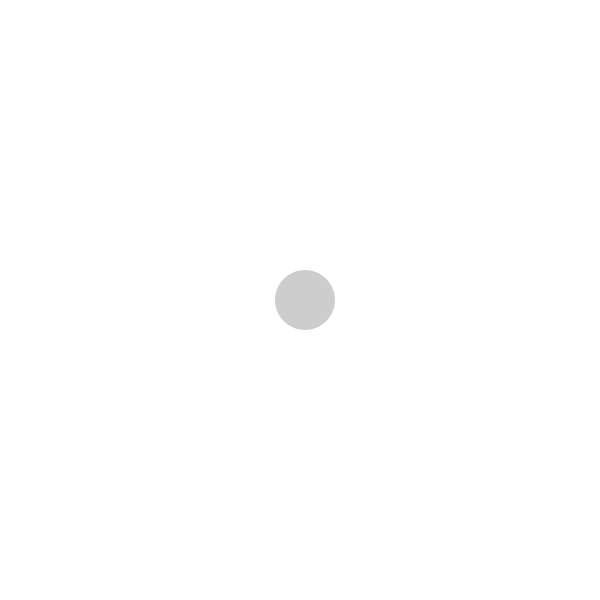
Frame 1 (no input)
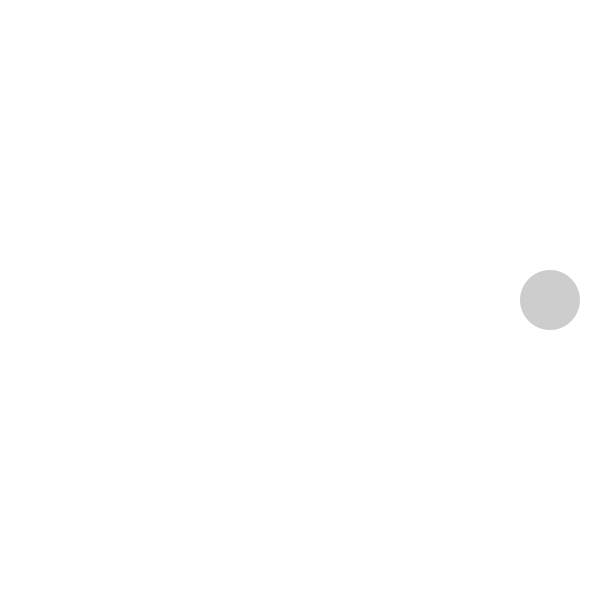
Frame 60 (the mouse pressed at the canvas centre just before this capture)
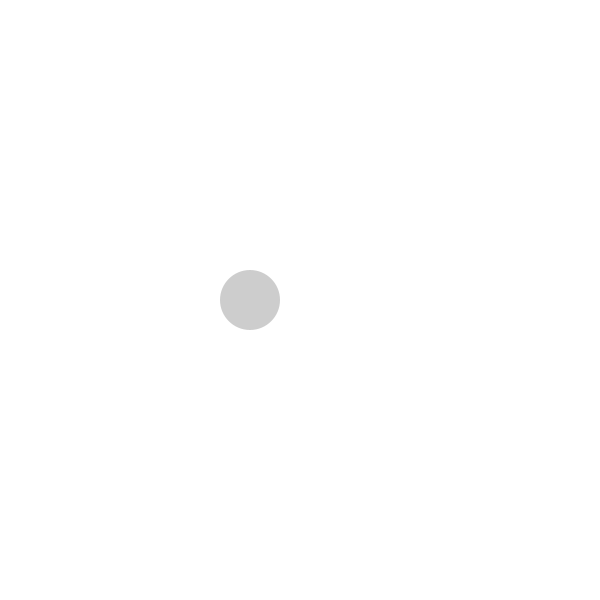
Frame 120 (the mouse held since frame 60 and released just before this capture)

The Processing sketch that drew these frames (run headless with seeded random() and noise(); from frame 60 on, the mouse is pressed at the canvas centre):

// Processing sketch: processing_138510
// ── processing_138510.pde

// Beatriz Bukvic - March 5th, Creative Computing B, Benjamin Bacon

int radius = 30, directionX = 1, directionY = 0;
float x=300, y=300, speed=5;


void setup() {
  size(600, 600);
  smooth();
  noStroke();
  ellipseMode(RADIUS);
}

void draw() {
  
  fill(0,0,0,50);
  noStroke();
  background(255);
  
  x=x+speed*directionX;
  y=y+speed*directionY; 
  
  if ((x>width-radius) || (x<radius)) {   
    fill(17,80,232);
    directionX=-directionX;
  }
  
  if ((y>height-radius) || (y<radius))
  {   
    fill(17,80,232);
    directionY=-directionY;
  } 
  
  ellipse (x, y, radius, radius);
 
  }
  
void keyPressed() {
  if (key == CODED) {
    if (keyCode == LEFT) { 
      directionX=-1;
      directionY=0;
    }
    
    else if (keyCode == RIGHT) {  
      directionX=1;
      directionY=0;
    }
    
    else if (keyCode == UP) {
      directionY=-1;
      directionX=0;
    }
    
    else if (keyCode == DOWN) {
      directionY=1;
      directionX=0;
    }
  }
}
